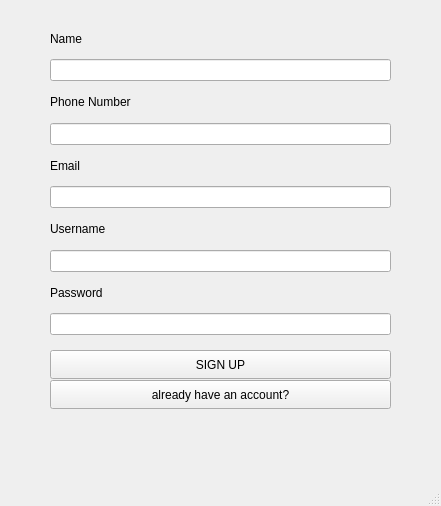
<?xml version="1.0" encoding="UTF-8"?>
<ui version="4.0">
 <class>SignUp</class>
 <widget class="QMainWindow" name="SignUp">
  <property name="geometry">
   <rect>
    <x>0</x>
    <y>0</y>
    <width>441</width>
    <height>506</height>
   </rect>
  </property>
  <property name="windowTitle">
   <string>SignUp</string>
  </property>
  <widget class="QWidget" name="centralwidget">
   <widget class="QPushButton" name="pushButton">
    <property name="geometry">
     <rect>
      <x>50</x>
      <y>350</y>
      <width>341</width>
      <height>29</height>
     </rect>
    </property>
    <property name="text">
     <string>SIGN UP</string>
    </property>
   </widget>
   <widget class="QPushButton" name="pushButton_2">
    <property name="geometry">
     <rect>
      <x>50</x>
      <y>380</y>
      <width>341</width>
      <height>29</height>
     </rect>
    </property>
    <property name="text">
     <string>already have an account?</string>
    </property>
   </widget>
   <widget class="QWidget" name="">
    <property name="geometry">
     <rect>
      <x>50</x>
      <y>24</y>
      <width>341</width>
      <height>311</height>
     </rect>
    </property>
    <layout class="QVBoxLayout" name="verticalLayout_3">
     <item>
      <widget class="QLabel" name="label">
       <property name="text">
        <string>Name </string>
       </property>
      </widget>
     </item>
     <item>
      <widget class="QLineEdit" name="name"/>
     </item>
     <item>
      <widget class="QLabel" name="label_5">
       <property name="text">
        <string>Phone Number </string>
       </property>
      </widget>
     </item>
     <item>
      <widget class="QLineEdit" name="phone_number"/>
     </item>
     <item>
      <widget class="QLabel" name="label_4">
       <property name="text">
        <string>Email </string>
       </property>
      </widget>
     </item>
     <item>
      <widget class="QLineEdit" name="email"/>
     </item>
     <item>
      <widget class="QLabel" name="label_3">
       <property name="text">
        <string>Username </string>
       </property>
      </widget>
     </item>
     <item>
      <widget class="QLineEdit" name="username"/>
     </item>
     <item>
      <widget class="QLabel" name="label_2">
       <property name="text">
        <string>Password </string>
       </property>
      </widget>
     </item>
     <item>
      <widget class="QLineEdit" name="password"/>
     </item>
    </layout>
   </widget>
  </widget>
  <widget class="QMenuBar" name="menubar">
   <property name="geometry">
    <rect>
     <x>0</x>
     <y>0</y>
     <width>441</width>
     <height>25</height>
    </rect>
   </property>
  </widget>
  <widget class="QStatusBar" name="statusbar"/>
 </widget>
 <resources/>
 <connections/>
</ui>
